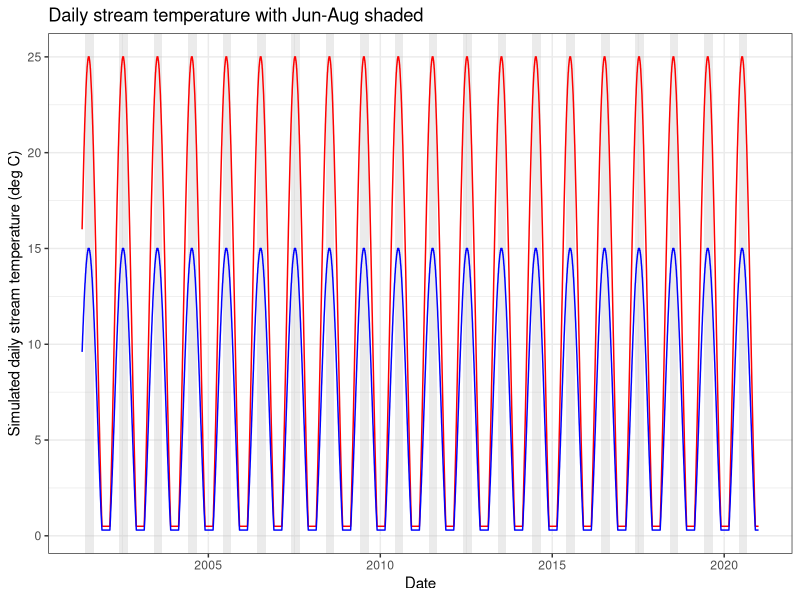
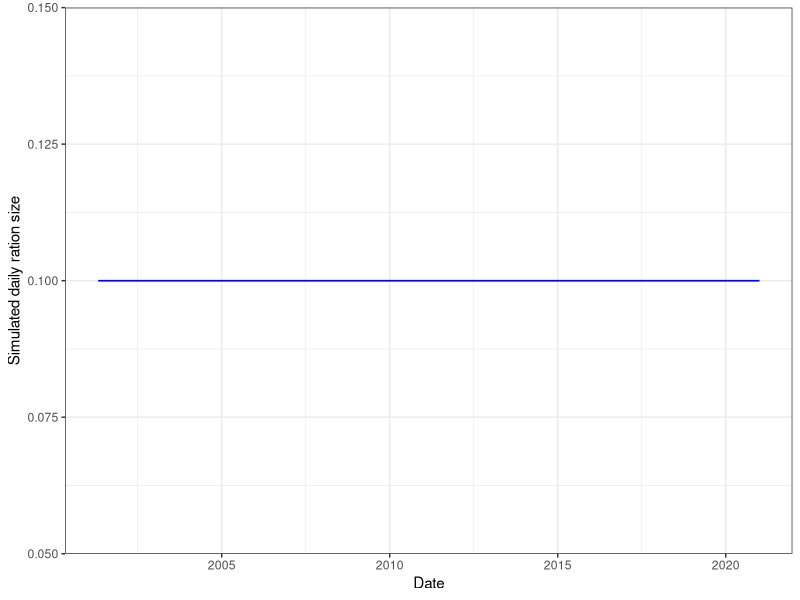
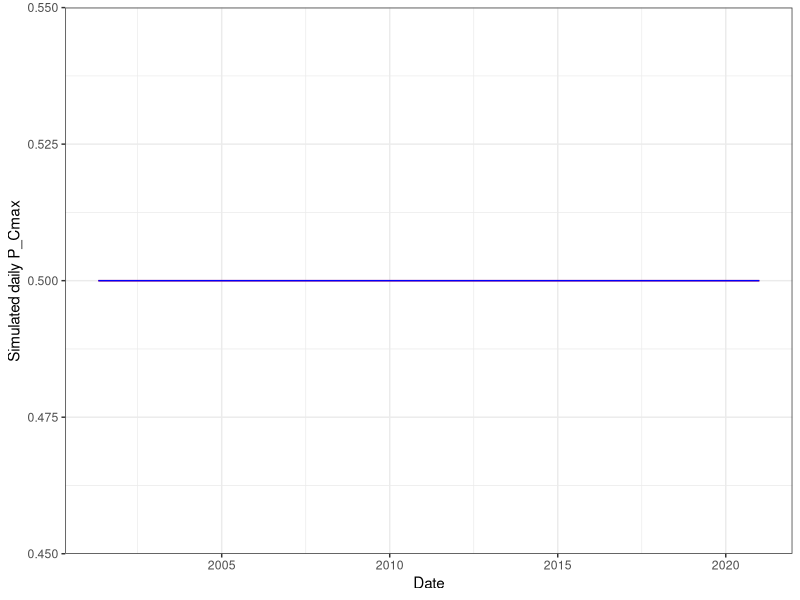

Source code (R) for these figures, in order:
## ---- chunk 1
library(tidyverse)
library(ggpubr)
library(egg)
## ---- chunk 2
# Set seed for reproducibility
set.seed(123)

# 1. Create a date range (1 year)
dates <- seq(as.Date("2001-05-01"), as.Date("2020-12-31"), by="day")
n <- length(dates)
doy <- as.numeric(format(dates, "%j")) # Day of year

# 2. Simulate Stream Temperature (Sine wave + Noise)
# Parameters: Midpoint, Amplitude, Offset
base_temp <- 11        # Average annual temperature
amplitude <- 14         # Seasonal fluctuation amplitude
# Peak temperature occurs late in the year (July/Aug)
stream_temp <- base_temp + amplitude * sin(2 * pi * (doy - 100) / 365)

# 3. Add random noise (daily weather variation)
noise <- rnorm(n, mean = 0, sd = 0) # no variation for simplicity
simulated_temp <- stream_temp + noise

# 4. Force values near 0 to small postive, max = 25
simulated_temp[simulated_temp < 0.5] <- 0.5
simulated_temp[simulated_temp > 25] <- 25

# 4. Simulate cold regime using a multiplier
simulated_temp_cold <- simulated_temp*0.6

# 4. Create Data Frame
habitat_df <- tibble(date = dates, 
                     doy = doy, 
                     dayofsim = 1:length(dates),
                     temp_warm = round(simulated_temp, digits = 1), 
                     temp_cold = round(simulated_temp_cold, digits = 1))

# 5. Plot the simulation
summer_shading <- data.frame(
  xmin = as.Date(paste0(unique(format(habitat_df$date, "%Y")), "-06-01")),
  xmax = as.Date(paste0(unique(format(habitat_df$date, "%Y")), "-08-31")),
  ymin = -Inf, ymax = Inf
)

habitat_df %>% ggplot() +
  geom_rect(data = summer_shading,
            aes(xmin = xmin, xmax = xmax, ymin = ymin, ymax = ymax),
            fill = "grey", alpha = 0.3, inherit.aes = FALSE) +
  geom_line(aes(x = date, y = temp_warm), color = "red") +
  geom_line(aes(x = date, y = temp_cold), color = "blue") +
  theme_bw() + 
  xlab("Date") + 
  ylab("Simulated daily stream temperature (deg C)") + 
  labs(title = "Daily stream temperature with Jun-Aug shaded")


# function to retrieve water temperature in patch = patch and at doy/time = t
get_patchtemp <- function(t, patch) {
  if (patch == "warm") {
    habitat_df$temp_warm[habitat_df$dayofsim == t]
  } else {
    habitat_df$temp_cold[habitat_df$dayofsim == t]
  }
}
## ---- chunk 3
# define habitat specific ration size
ration_cold <- 0.10
ration_warm <- 0.10

# define random variation in ration size
ration_sd <- 0.00 # no variation for simplicity

# function to generate patch food availability at time t (stochastic)
patch_food <- function(patch) {
  if (patch == "warm") {
    max(0, min(1, rnorm(1, ration_warm, ration_sd)))
  } else {
    max(0, min(1, rnorm(1, ration_cold, ration_sd)))
  }
}

# define food in habitat tibble
habitat_df <- habitat_df %>% 
  mutate(ration_warm = replicate(n = dim(.)[1], patch_food("warm")),
         ration_cold = replicate(n = dim(.)[1], patch_food("cold")))

# plot ration size
habitat_df %>% ggplot() + 
  geom_line(aes(x = date, y = ration_warm), color = "red") +
  geom_line(aes(x = date, y = ration_cold), color = "blue") +
  theme_bw() + 
  xlab("Date") + 
  ylab("Simulated daily ration size")


# function to retrieve ration in patch = patch and at doy/time = t
get_patchration <- function(t, patch) {
  if (patch == "warm") {
    habitat_df$ration_warm[habitat_df$dayofsim == t]
  } else {
    habitat_df$ration_cold[habitat_df$dayofsim == t]
  }
}
## ---- chunk 4
# define habitat specific ration size
pcmax_cold <- 0.5
pcmax_warm <- 0.5

# define random variation in ration size
pcmax_sd <- 0.00 # no variation for simplicity

# function to generate patch food availability at time t (stochastic)
patch_pcmax <- function(patch) {
  if (patch == "warm") {
    max(0, min(1, rnorm(1, pcmax_warm, ration_sd)))
  } else {
    max(0, min(1, rnorm(1, pcmax_cold, ration_sd)))
  }
}

# define food in habitat tibble
habitat_df <- habitat_df %>% 
  mutate(pcmax_warm = replicate(n = dim(.)[1], patch_pcmax("warm")),
         pcmax_cold = replicate(n = dim(.)[1], patch_pcmax("cold")))

# plot ration size
habitat_df %>% ggplot() + 
  geom_line(aes(x = date, y = pcmax_warm), color = "red") +
  geom_line(aes(x = date, y = pcmax_cold), color = "blue") +
  theme_bw() + 
  xlab("Date") + 
  ylab("Simulated daily P_Cmax")


# function to retrieve ration in patch = patch and at doy/time = t
get_patchpcmax <- function(t, patch) {
  if (patch == "warm") {
    habitat_df$pcmax_warm[habitat_df$dayofsim == t]
  } else {
    habitat_df$pcmax_cold[habitat_df$dayofsim == t]
  }
}
## ---- chunk 5
str(habitat_df)
head(habitat_df)
